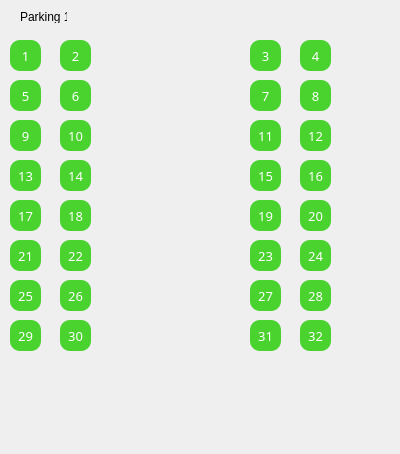
<?xml version="1.0" encoding="UTF-8"?>
<ui version="4.0">
 <class>ParkingSlot</class>
 <widget class="QDialog" name="ParkingSlot">
  <property name="geometry">
   <rect>
    <x>0</x>
    <y>0</y>
    <width>400</width>
    <height>454</height>
   </rect>
  </property>
  <property name="windowTitle">
   <string>Dialog</string>
  </property>
  <widget class="QLabel" name="label">
   <property name="geometry">
    <rect>
     <x>20</x>
     <y>10</y>
     <width>47</width>
     <height>13</height>
    </rect>
   </property>
   <property name="text">
    <string>Parking 1</string>
   </property>
  </widget>
  <widget class="QPushButton" name="loginbutton">
   <property name="geometry">
    <rect>
     <x>10</x>
     <y>40</y>
     <width>31</width>
     <height>31</height>
    </rect>
   </property>
   <property name="font">
    <font>
     <family>Segoe UI Semilight</family>
     <pointsize>10</pointsize>
     <weight>50</weight>
     <bold>false</bold>
    </font>
   </property>
   <property name="autoFillBackground">
    <bool>false</bool>
   </property>
   <property name="styleSheet">
    <string notr="true">border-radius: 10px;
border-color:#64e827;
background-color:#4ad32e;
color:white;</string>
   </property>
   <property name="text">
    <string>1</string>
   </property>
  </widget>
  <widget class="QPushButton" name="loginbutton_2">
   <property name="geometry">
    <rect>
     <x>10</x>
     <y>80</y>
     <width>31</width>
     <height>31</height>
    </rect>
   </property>
   <property name="font">
    <font>
     <family>Segoe UI Semilight</family>
     <pointsize>10</pointsize>
     <weight>50</weight>
     <bold>false</bold>
    </font>
   </property>
   <property name="autoFillBackground">
    <bool>false</bool>
   </property>
   <property name="styleSheet">
    <string notr="true">border-radius: 10px;
border-color:#64e827;
background-color:#4ad32e;
color:white;</string>
   </property>
   <property name="text">
    <string>5</string>
   </property>
  </widget>
  <widget class="QPushButton" name="loginbutton_3">
   <property name="geometry">
    <rect>
     <x>10</x>
     <y>160</y>
     <width>31</width>
     <height>31</height>
    </rect>
   </property>
   <property name="font">
    <font>
     <family>Segoe UI Semilight</family>
     <pointsize>10</pointsize>
     <weight>50</weight>
     <bold>false</bold>
    </font>
   </property>
   <property name="autoFillBackground">
    <bool>false</bool>
   </property>
   <property name="styleSheet">
    <string notr="true">border-radius: 10px;
border-color:#64e827;
background-color:#4ad32e;
color:white;</string>
   </property>
   <property name="text">
    <string>13</string>
   </property>
  </widget>
  <widget class="QPushButton" name="loginbutton_4">
   <property name="geometry">
    <rect>
     <x>10</x>
     <y>120</y>
     <width>31</width>
     <height>31</height>
    </rect>
   </property>
   <property name="font">
    <font>
     <family>Segoe UI Semilight</family>
     <pointsize>10</pointsize>
     <weight>50</weight>
     <bold>false</bold>
    </font>
   </property>
   <property name="autoFillBackground">
    <bool>false</bool>
   </property>
   <property name="styleSheet">
    <string notr="true">border-radius: 10px;
border-color:#64e827;
background-color:#4ad32e;
color:white;</string>
   </property>
   <property name="text">
    <string>9</string>
   </property>
  </widget>
  <widget class="QPushButton" name="loginbutton_5">
   <property name="geometry">
    <rect>
     <x>10</x>
     <y>200</y>
     <width>31</width>
     <height>31</height>
    </rect>
   </property>
   <property name="font">
    <font>
     <family>Segoe UI Semilight</family>
     <pointsize>10</pointsize>
     <weight>50</weight>
     <bold>false</bold>
    </font>
   </property>
   <property name="autoFillBackground">
    <bool>false</bool>
   </property>
   <property name="styleSheet">
    <string notr="true">border-radius: 10px;
border-color:#64e827;
background-color:#4ad32e;
color:white;</string>
   </property>
   <property name="text">
    <string>17</string>
   </property>
  </widget>
  <widget class="QPushButton" name="loginbutton_6">
   <property name="geometry">
    <rect>
     <x>10</x>
     <y>240</y>
     <width>31</width>
     <height>31</height>
    </rect>
   </property>
   <property name="font">
    <font>
     <family>Segoe UI Semilight</family>
     <pointsize>10</pointsize>
     <weight>50</weight>
     <bold>false</bold>
    </font>
   </property>
   <property name="autoFillBackground">
    <bool>false</bool>
   </property>
   <property name="styleSheet">
    <string notr="true">border-radius: 10px;
border-color:#64e827;
background-color:#4ad32e;
color:white;</string>
   </property>
   <property name="text">
    <string>21</string>
   </property>
  </widget>
  <widget class="QPushButton" name="loginbutton_7">
   <property name="geometry">
    <rect>
     <x>10</x>
     <y>280</y>
     <width>31</width>
     <height>31</height>
    </rect>
   </property>
   <property name="font">
    <font>
     <family>Segoe UI Semilight</family>
     <pointsize>10</pointsize>
     <weight>50</weight>
     <bold>false</bold>
    </font>
   </property>
   <property name="autoFillBackground">
    <bool>false</bool>
   </property>
   <property name="styleSheet">
    <string notr="true">border-radius: 10px;
border-color:#64e827;
background-color:#4ad32e;
color:white;</string>
   </property>
   <property name="text">
    <string>25</string>
   </property>
  </widget>
  <widget class="QPushButton" name="loginbutton_8">
   <property name="geometry">
    <rect>
     <x>10</x>
     <y>320</y>
     <width>31</width>
     <height>31</height>
    </rect>
   </property>
   <property name="font">
    <font>
     <family>Segoe UI Semilight</family>
     <pointsize>10</pointsize>
     <weight>50</weight>
     <bold>false</bold>
    </font>
   </property>
   <property name="autoFillBackground">
    <bool>false</bool>
   </property>
   <property name="styleSheet">
    <string notr="true">border-radius: 10px;
border-color:#64e827;
background-color:#4ad32e;
color:white;</string>
   </property>
   <property name="text">
    <string>29</string>
   </property>
  </widget>
  <widget class="QPushButton" name="loginbutton_9">
   <property name="geometry">
    <rect>
     <x>300</x>
     <y>40</y>
     <width>31</width>
     <height>31</height>
    </rect>
   </property>
   <property name="font">
    <font>
     <family>Segoe UI Semilight</family>
     <pointsize>10</pointsize>
     <weight>50</weight>
     <bold>false</bold>
    </font>
   </property>
   <property name="autoFillBackground">
    <bool>false</bool>
   </property>
   <property name="styleSheet">
    <string notr="true">border-radius: 10px;
border-color:#64e827;
background-color:#4ad32e;
color:white;</string>
   </property>
   <property name="text">
    <string>4</string>
   </property>
  </widget>
  <widget class="QPushButton" name="loginbutton_10">
   <property name="geometry">
    <rect>
     <x>300</x>
     <y>80</y>
     <width>31</width>
     <height>31</height>
    </rect>
   </property>
   <property name="font">
    <font>
     <family>Segoe UI Semilight</family>
     <pointsize>10</pointsize>
     <weight>50</weight>
     <bold>false</bold>
    </font>
   </property>
   <property name="autoFillBackground">
    <bool>false</bool>
   </property>
   <property name="styleSheet">
    <string notr="true">border-radius: 10px;
border-color:#64e827;
background-color:#4ad32e;
color:white;</string>
   </property>
   <property name="text">
    <string>8</string>
   </property>
  </widget>
  <widget class="QPushButton" name="loginbutton_11">
   <property name="geometry">
    <rect>
     <x>300</x>
     <y>120</y>
     <width>31</width>
     <height>31</height>
    </rect>
   </property>
   <property name="font">
    <font>
     <family>Segoe UI Semilight</family>
     <pointsize>10</pointsize>
     <weight>50</weight>
     <bold>false</bold>
    </font>
   </property>
   <property name="autoFillBackground">
    <bool>false</bool>
   </property>
   <property name="styleSheet">
    <string notr="true">border-radius: 10px;
border-color:#64e827;
background-color:#4ad32e;
color:white;</string>
   </property>
   <property name="text">
    <string>12</string>
   </property>
  </widget>
  <widget class="QPushButton" name="loginbutton_12">
   <property name="geometry">
    <rect>
     <x>300</x>
     <y>160</y>
     <width>31</width>
     <height>31</height>
    </rect>
   </property>
   <property name="font">
    <font>
     <family>Segoe UI Semilight</family>
     <pointsize>10</pointsize>
     <weight>50</weight>
     <bold>false</bold>
    </font>
   </property>
   <property name="autoFillBackground">
    <bool>false</bool>
   </property>
   <property name="styleSheet">
    <string notr="true">border-radius: 10px;
border-color:#64e827;
background-color:#4ad32e;
color:white;</string>
   </property>
   <property name="text">
    <string>16</string>
   </property>
  </widget>
  <widget class="QPushButton" name="loginbutton_13">
   <property name="geometry">
    <rect>
     <x>300</x>
     <y>200</y>
     <width>31</width>
     <height>31</height>
    </rect>
   </property>
   <property name="font">
    <font>
     <family>Segoe UI Semilight</family>
     <pointsize>10</pointsize>
     <weight>50</weight>
     <bold>false</bold>
    </font>
   </property>
   <property name="autoFillBackground">
    <bool>false</bool>
   </property>
   <property name="styleSheet">
    <string notr="true">border-radius: 10px;
border-color:#64e827;
background-color:#4ad32e;
color:white;</string>
   </property>
   <property name="text">
    <string>20</string>
   </property>
  </widget>
  <widget class="QPushButton" name="loginbutton_14">
   <property name="geometry">
    <rect>
     <x>300</x>
     <y>240</y>
     <width>31</width>
     <height>31</height>
    </rect>
   </property>
   <property name="font">
    <font>
     <family>Segoe UI Semilight</family>
     <pointsize>10</pointsize>
     <weight>50</weight>
     <bold>false</bold>
    </font>
   </property>
   <property name="autoFillBackground">
    <bool>false</bool>
   </property>
   <property name="styleSheet">
    <string notr="true">border-radius: 10px;
border-color:#64e827;
background-color:#4ad32e;
color:white;</string>
   </property>
   <property name="text">
    <string>24</string>
   </property>
  </widget>
  <widget class="QPushButton" name="loginbutton_15">
   <property name="geometry">
    <rect>
     <x>300</x>
     <y>280</y>
     <width>31</width>
     <height>31</height>
    </rect>
   </property>
   <property name="font">
    <font>
     <family>Segoe UI Semilight</family>
     <pointsize>10</pointsize>
     <weight>50</weight>
     <bold>false</bold>
    </font>
   </property>
   <property name="autoFillBackground">
    <bool>false</bool>
   </property>
   <property name="styleSheet">
    <string notr="true">border-radius: 10px;
border-color:#64e827;
background-color:#4ad32e;
color:white;</string>
   </property>
   <property name="text">
    <string>28</string>
   </property>
  </widget>
  <widget class="QPushButton" name="loginbutton_17">
   <property name="geometry">
    <rect>
     <x>300</x>
     <y>320</y>
     <width>31</width>
     <height>31</height>
    </rect>
   </property>
   <property name="font">
    <font>
     <family>Segoe UI Semilight</family>
     <pointsize>10</pointsize>
     <weight>50</weight>
     <bold>false</bold>
    </font>
   </property>
   <property name="autoFillBackground">
    <bool>false</bool>
   </property>
   <property name="styleSheet">
    <string notr="true">border-radius: 10px;
border-color:#64e827;
background-color:#4ad32e;
color:white;</string>
   </property>
   <property name="text">
    <string>32</string>
   </property>
  </widget>
  <widget class="QPushButton" name="loginbutton_16">
   <property name="geometry">
    <rect>
     <x>250</x>
     <y>200</y>
     <width>31</width>
     <height>31</height>
    </rect>
   </property>
   <property name="font">
    <font>
     <family>Segoe UI Semilight</family>
     <pointsize>10</pointsize>
     <weight>50</weight>
     <bold>false</bold>
    </font>
   </property>
   <property name="autoFillBackground">
    <bool>false</bool>
   </property>
   <property name="styleSheet">
    <string notr="true">border-radius: 10px;
border-color:#64e827;
background-color:#4ad32e;
color:white;</string>
   </property>
   <property name="text">
    <string>19</string>
   </property>
  </widget>
  <widget class="QPushButton" name="loginbutton_18">
   <property name="geometry">
    <rect>
     <x>250</x>
     <y>240</y>
     <width>31</width>
     <height>31</height>
    </rect>
   </property>
   <property name="font">
    <font>
     <family>Segoe UI Semilight</family>
     <pointsize>10</pointsize>
     <weight>50</weight>
     <bold>false</bold>
    </font>
   </property>
   <property name="autoFillBackground">
    <bool>false</bool>
   </property>
   <property name="styleSheet">
    <string notr="true">border-radius: 10px;
border-color:#64e827;
background-color:#4ad32e;
color:white;</string>
   </property>
   <property name="text">
    <string>23</string>
   </property>
  </widget>
  <widget class="QPushButton" name="loginbutton_19">
   <property name="geometry">
    <rect>
     <x>250</x>
     <y>280</y>
     <width>31</width>
     <height>31</height>
    </rect>
   </property>
   <property name="font">
    <font>
     <family>Segoe UI Semilight</family>
     <pointsize>10</pointsize>
     <weight>50</weight>
     <bold>false</bold>
    </font>
   </property>
   <property name="autoFillBackground">
    <bool>false</bool>
   </property>
   <property name="styleSheet">
    <string notr="true">border-radius: 10px;
border-color:#64e827;
background-color:#4ad32e;
color:white;</string>
   </property>
   <property name="text">
    <string>27</string>
   </property>
  </widget>
  <widget class="QPushButton" name="loginbutton_20">
   <property name="geometry">
    <rect>
     <x>250</x>
     <y>40</y>
     <width>31</width>
     <height>31</height>
    </rect>
   </property>
   <property name="font">
    <font>
     <family>Segoe UI Semilight</family>
     <pointsize>10</pointsize>
     <weight>50</weight>
     <bold>false</bold>
    </font>
   </property>
   <property name="autoFillBackground">
    <bool>false</bool>
   </property>
   <property name="styleSheet">
    <string notr="true">border-radius: 10px;
border-color:#64e827;
background-color:#4ad32e;
color:white;</string>
   </property>
   <property name="text">
    <string>3</string>
   </property>
  </widget>
  <widget class="QPushButton" name="loginbutton_21">
   <property name="geometry">
    <rect>
     <x>250</x>
     <y>320</y>
     <width>31</width>
     <height>31</height>
    </rect>
   </property>
   <property name="font">
    <font>
     <family>Segoe UI Semilight</family>
     <pointsize>10</pointsize>
     <weight>50</weight>
     <bold>false</bold>
    </font>
   </property>
   <property name="autoFillBackground">
    <bool>false</bool>
   </property>
   <property name="styleSheet">
    <string notr="true">border-radius: 10px;
border-color:#64e827;
background-color:#4ad32e;
color:white;</string>
   </property>
   <property name="text">
    <string>31</string>
   </property>
  </widget>
  <widget class="QPushButton" name="loginbutton_22">
   <property name="geometry">
    <rect>
     <x>250</x>
     <y>80</y>
     <width>31</width>
     <height>31</height>
    </rect>
   </property>
   <property name="font">
    <font>
     <family>Segoe UI Semilight</family>
     <pointsize>10</pointsize>
     <weight>50</weight>
     <bold>false</bold>
    </font>
   </property>
   <property name="autoFillBackground">
    <bool>false</bool>
   </property>
   <property name="styleSheet">
    <string notr="true">border-radius: 10px;
border-color:#64e827;
background-color:#4ad32e;
color:white;</string>
   </property>
   <property name="text">
    <string>7</string>
   </property>
  </widget>
  <widget class="QPushButton" name="loginbutton_23">
   <property name="geometry">
    <rect>
     <x>250</x>
     <y>160</y>
     <width>31</width>
     <height>31</height>
    </rect>
   </property>
   <property name="font">
    <font>
     <family>Segoe UI Semilight</family>
     <pointsize>10</pointsize>
     <weight>50</weight>
     <bold>false</bold>
    </font>
   </property>
   <property name="autoFillBackground">
    <bool>false</bool>
   </property>
   <property name="styleSheet">
    <string notr="true">border-radius: 10px;
border-color:#64e827;
background-color:#4ad32e;
color:white;</string>
   </property>
   <property name="text">
    <string>15</string>
   </property>
  </widget>
  <widget class="QPushButton" name="loginbutton_24">
   <property name="geometry">
    <rect>
     <x>250</x>
     <y>120</y>
     <width>31</width>
     <height>31</height>
    </rect>
   </property>
   <property name="font">
    <font>
     <family>Segoe UI Semilight</family>
     <pointsize>10</pointsize>
     <weight>50</weight>
     <bold>false</bold>
    </font>
   </property>
   <property name="autoFillBackground">
    <bool>false</bool>
   </property>
   <property name="styleSheet">
    <string notr="true">border-radius: 10px;
border-color:#64e827;
background-color:#4ad32e;
color:white;</string>
   </property>
   <property name="text">
    <string>11</string>
   </property>
  </widget>
  <widget class="QPushButton" name="loginbutton_25">
   <property name="geometry">
    <rect>
     <x>60</x>
     <y>240</y>
     <width>31</width>
     <height>31</height>
    </rect>
   </property>
   <property name="font">
    <font>
     <family>Segoe UI Semilight</family>
     <pointsize>10</pointsize>
     <weight>50</weight>
     <bold>false</bold>
    </font>
   </property>
   <property name="autoFillBackground">
    <bool>false</bool>
   </property>
   <property name="styleSheet">
    <string notr="true">border-radius: 10px;
border-color:#64e827;
background-color:#4ad32e;
color:white;</string>
   </property>
   <property name="text">
    <string>22</string>
   </property>
  </widget>
  <widget class="QPushButton" name="loginbutton_26">
   <property name="geometry">
    <rect>
     <x>60</x>
     <y>200</y>
     <width>31</width>
     <height>31</height>
    </rect>
   </property>
   <property name="font">
    <font>
     <family>Segoe UI Semilight</family>
     <pointsize>10</pointsize>
     <weight>50</weight>
     <bold>false</bold>
    </font>
   </property>
   <property name="autoFillBackground">
    <bool>false</bool>
   </property>
   <property name="styleSheet">
    <string notr="true">border-radius: 10px;
border-color:#64e827;
background-color:#4ad32e;
color:white;</string>
   </property>
   <property name="text">
    <string>18</string>
   </property>
  </widget>
  <widget class="QPushButton" name="loginbutton_27">
   <property name="geometry">
    <rect>
     <x>60</x>
     <y>120</y>
     <width>31</width>
     <height>31</height>
    </rect>
   </property>
   <property name="font">
    <font>
     <family>Segoe UI Semilight</family>
     <pointsize>10</pointsize>
     <weight>50</weight>
     <bold>false</bold>
    </font>
   </property>
   <property name="autoFillBackground">
    <bool>false</bool>
   </property>
   <property name="styleSheet">
    <string notr="true">border-radius: 10px;
border-color:#64e827;
background-color:#4ad32e;
color:white;</string>
   </property>
   <property name="text">
    <string>10</string>
   </property>
  </widget>
  <widget class="QPushButton" name="loginbutton_28">
   <property name="geometry">
    <rect>
     <x>60</x>
     <y>40</y>
     <width>31</width>
     <height>31</height>
    </rect>
   </property>
   <property name="font">
    <font>
     <family>Segoe UI Semilight</family>
     <pointsize>10</pointsize>
     <weight>50</weight>
     <bold>false</bold>
    </font>
   </property>
   <property name="autoFillBackground">
    <bool>false</bool>
   </property>
   <property name="styleSheet">
    <string notr="true">border-radius: 10px;
border-color:#64e827;
background-color:#4ad32e;
color:white;</string>
   </property>
   <property name="text">
    <string>2</string>
   </property>
  </widget>
  <widget class="QPushButton" name="loginbutton_29">
   <property name="geometry">
    <rect>
     <x>60</x>
     <y>280</y>
     <width>31</width>
     <height>31</height>
    </rect>
   </property>
   <property name="font">
    <font>
     <family>Segoe UI Semilight</family>
     <pointsize>10</pointsize>
     <weight>50</weight>
     <bold>false</bold>
    </font>
   </property>
   <property name="autoFillBackground">
    <bool>false</bool>
   </property>
   <property name="styleSheet">
    <string notr="true">border-radius: 10px;
border-color:#64e827;
background-color:#4ad32e;
color:white;</string>
   </property>
   <property name="text">
    <string>26</string>
   </property>
  </widget>
  <widget class="QPushButton" name="loginbutton_30">
   <property name="geometry">
    <rect>
     <x>60</x>
     <y>320</y>
     <width>31</width>
     <height>31</height>
    </rect>
   </property>
   <property name="font">
    <font>
     <family>Segoe UI Semilight</family>
     <pointsize>10</pointsize>
     <weight>50</weight>
     <bold>false</bold>
    </font>
   </property>
   <property name="autoFillBackground">
    <bool>false</bool>
   </property>
   <property name="styleSheet">
    <string notr="true">border-radius: 10px;
border-color:#64e827;
background-color:#4ad32e;
color:white;</string>
   </property>
   <property name="text">
    <string>30</string>
   </property>
  </widget>
  <widget class="QPushButton" name="loginbutton_31">
   <property name="geometry">
    <rect>
     <x>60</x>
     <y>80</y>
     <width>31</width>
     <height>31</height>
    </rect>
   </property>
   <property name="font">
    <font>
     <family>Segoe UI Semilight</family>
     <pointsize>10</pointsize>
     <weight>50</weight>
     <bold>false</bold>
    </font>
   </property>
   <property name="autoFillBackground">
    <bool>false</bool>
   </property>
   <property name="styleSheet">
    <string notr="true">border-radius: 10px;
border-color:#64e827;
background-color:#4ad32e;
color:white;</string>
   </property>
   <property name="text">
    <string>6</string>
   </property>
  </widget>
  <widget class="QPushButton" name="loginbutton_32">
   <property name="geometry">
    <rect>
     <x>60</x>
     <y>160</y>
     <width>31</width>
     <height>31</height>
    </rect>
   </property>
   <property name="font">
    <font>
     <family>Segoe UI Semilight</family>
     <pointsize>10</pointsize>
     <weight>50</weight>
     <bold>false</bold>
    </font>
   </property>
   <property name="autoFillBackground">
    <bool>false</bool>
   </property>
   <property name="styleSheet">
    <string notr="true">border-radius: 10px;
border-color:#64e827;
background-color:#4ad32e;
color:white;</string>
   </property>
   <property name="text">
    <string>14</string>
   </property>
  </widget>
 </widget>
 <resources/>
 <connections/>
</ui>
